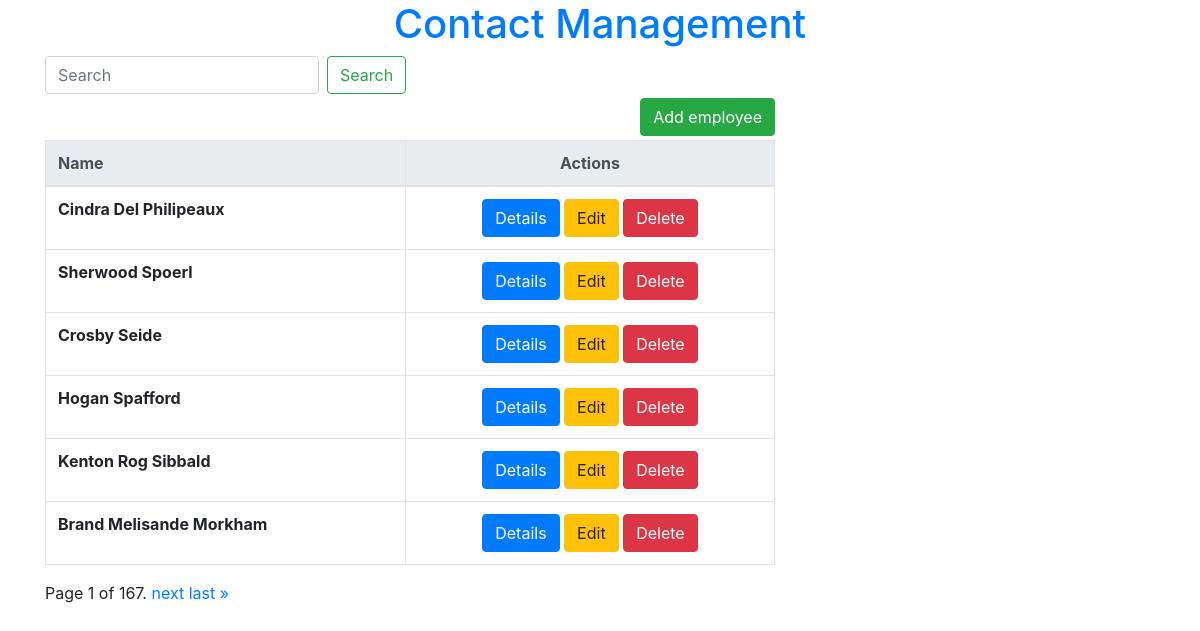
Before: / with the older database file.
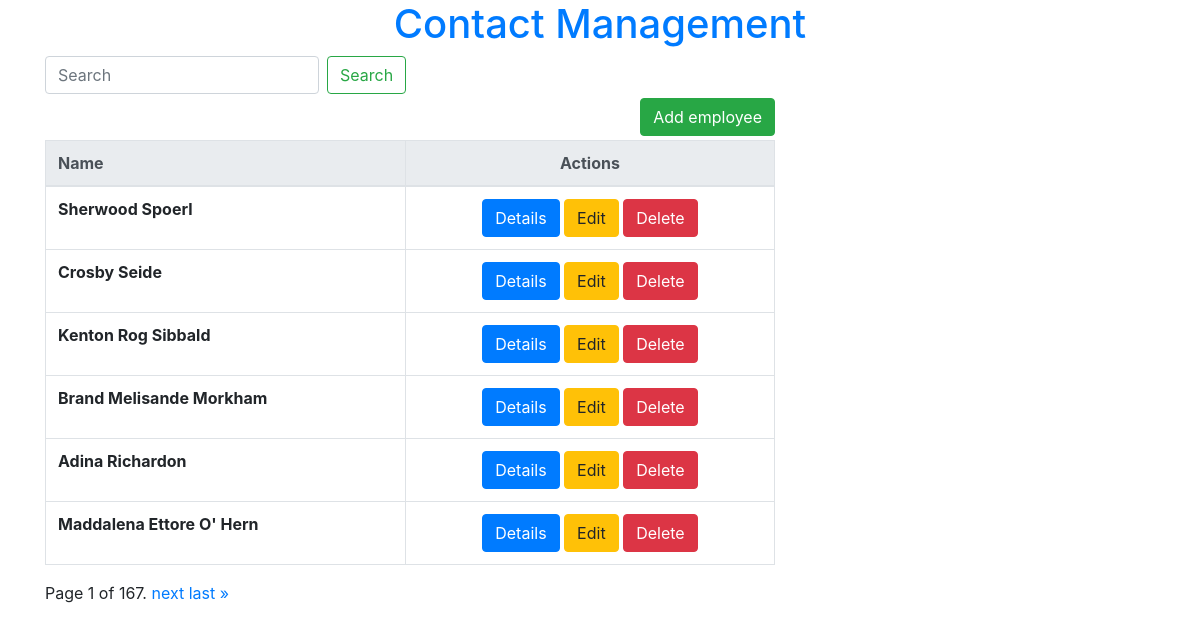
After: the same page with the newer database file.
### contact_app/models.py (models this page shows, shortened)
class Contact(models.Model):
    Contact_id = models.AutoField(primary_key=True)
    Fname = models.CharField(max_length=50)
    Mname = models.CharField(max_length=50,blank=True)
    Lname = models.CharField(max_length=50)

### contact_app/views.py (the view)
# urls.py: path('', views.home, name='home'),
def home(request):
    contact_list = Contact.objects.all()
    paginator = Paginator(contact_list, 6)
    page_number = request.GET.get('page')
    page_obj = paginator.get_page(page_number)
    return render(request, 'home.html', {'page_obj': page_obj})

### contact_app/templates/home.html (shortened to what this page needs)
{% extends 'base.html' %}
{% block content %}
<div class="row h-100">
    <div class="col-sm-8">
        <form class="form-inline my-2 my-lg-0" action="{% url 'search' %}">
            <input class="form-control mr-sm-2"
                   type="search"
                   placeholder="Search"
                   aria-label="Search"
                   name ="search"
            >
            <button class="btn btn-outline-success my-2 my-sm-0" type="submit">Search</button>
        </form>
        <p>
            <a class="btn btn-success float-right my-lg-1" href="{%  url 'add_new_count' %}">Add employee</a>
        </p>
        <div class="table-responsive-sm">
            {% if page_obj %}
            <table class="table table-bordered">
                <thead class="thead-light">
                <tr>
                    <th>Name</th>
                    <th class="text-center">Actions</th>
                </tr>
                </thead>
                <tbody>
                {% for c in page_obj%}
                <tr>
                    <th scope="row">
                        {{c.Fname}}  {{c.Mname}} {{c.Lname}}
                    <td class="text-center">
                        <a class="btn btn-primary" href="{%  url 'contact_detail' pk=c.pk %}">Details</a>
                        <a class="btn btn-warning" href="{%  url 'edit_contact' pk=c.pk %}">Edit</a>
                        <a class="btn btn-danger" href="{%  url 'delete_contact' pk=c.pk %}" ,method="POST">Delete</a>
                    </td>
                </tr>
                {% endfor %}
                </tbody>
            </table>
            <div class="pagination">
    <span class="step-links">
        <span class="current">
            Page {{ page_obj.number }} of {{ page_obj.paginator.num_pages }}.
        </span>
        {% if page_obj.has_next %}
            <a href="?page={{ page_obj.next_page_number }}">next</a>
            <a href="?page={{ page_obj.paginator.num_pages }}">last &raquo;</a>
        {% endif %}
    </span>
</div>
            {% else %}
            <p>There is no contacts available.</p>
            {% endif %}
        </div>
    </div>
</div>
{% endblock %}

### contact_app/templates/base.html (shortened to what this page needs)
{% load static %}
<html lang="en">
<head>
  <link rel="stylesheet" href="https://maxcdn.bootstrapcdn.com/bootstrap/4.4.1/css/bootstrap.min.css">
</head>
<body>
    <div class="page-header text-center">
        <h1><a href="/">Contact Management</a></h1>
    </div>
    <div class="container">
            {% block content %}
            {% endblock %}
    </div>
</body>
</html>

Changed rows visible on the page:
removed Contact: Fname "Cindra", Mname "Del", Lname "Philipeaux"
removed Contact: Fname "Hogan", Lname "Spafford"
now on this page (row unchanged): Contact: Fname "Adina", Lname "Richardon"
now on this page (row unchanged): Contact: Fname "Maddalena", Mname "Ettore", Lname "O' Hern"
